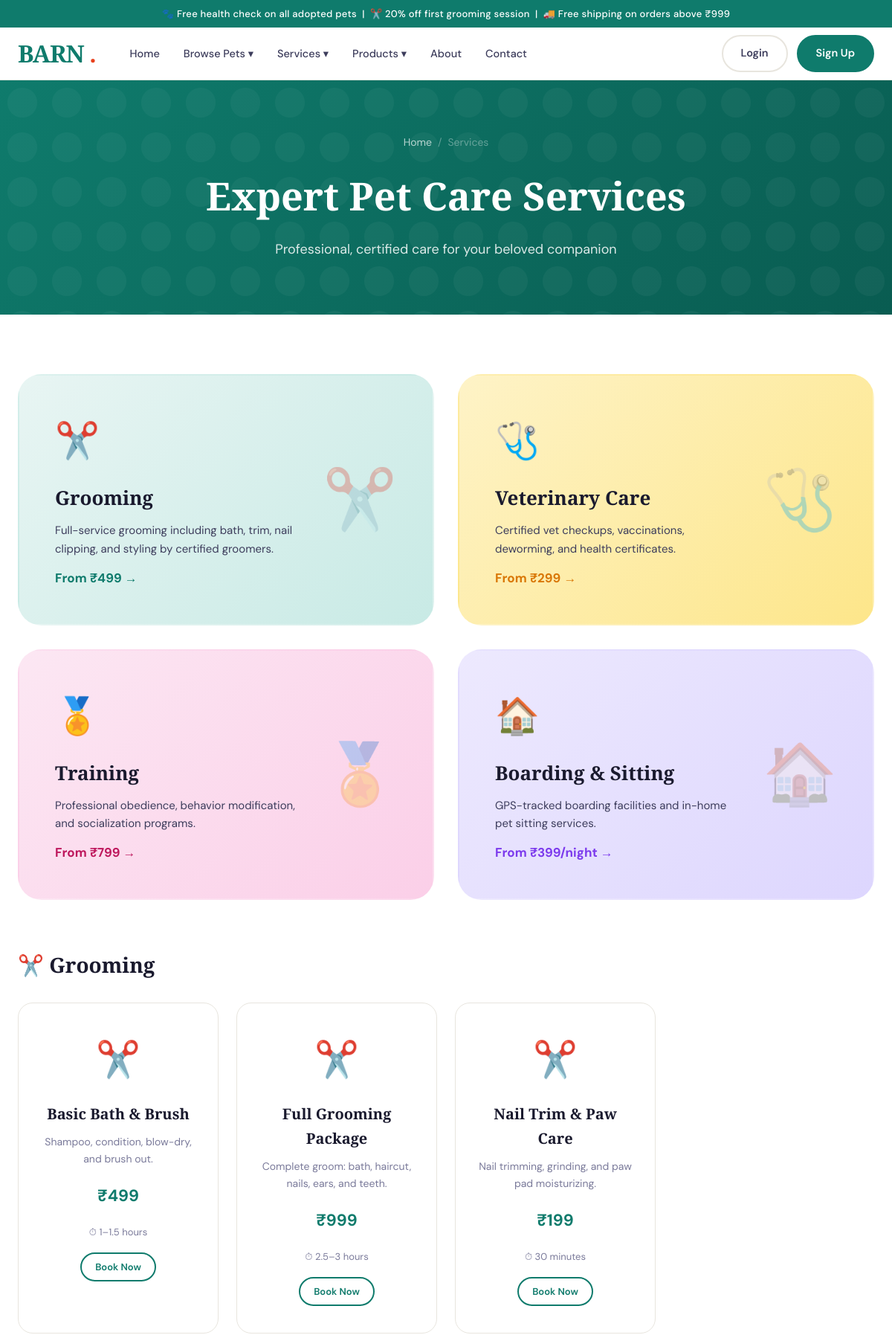
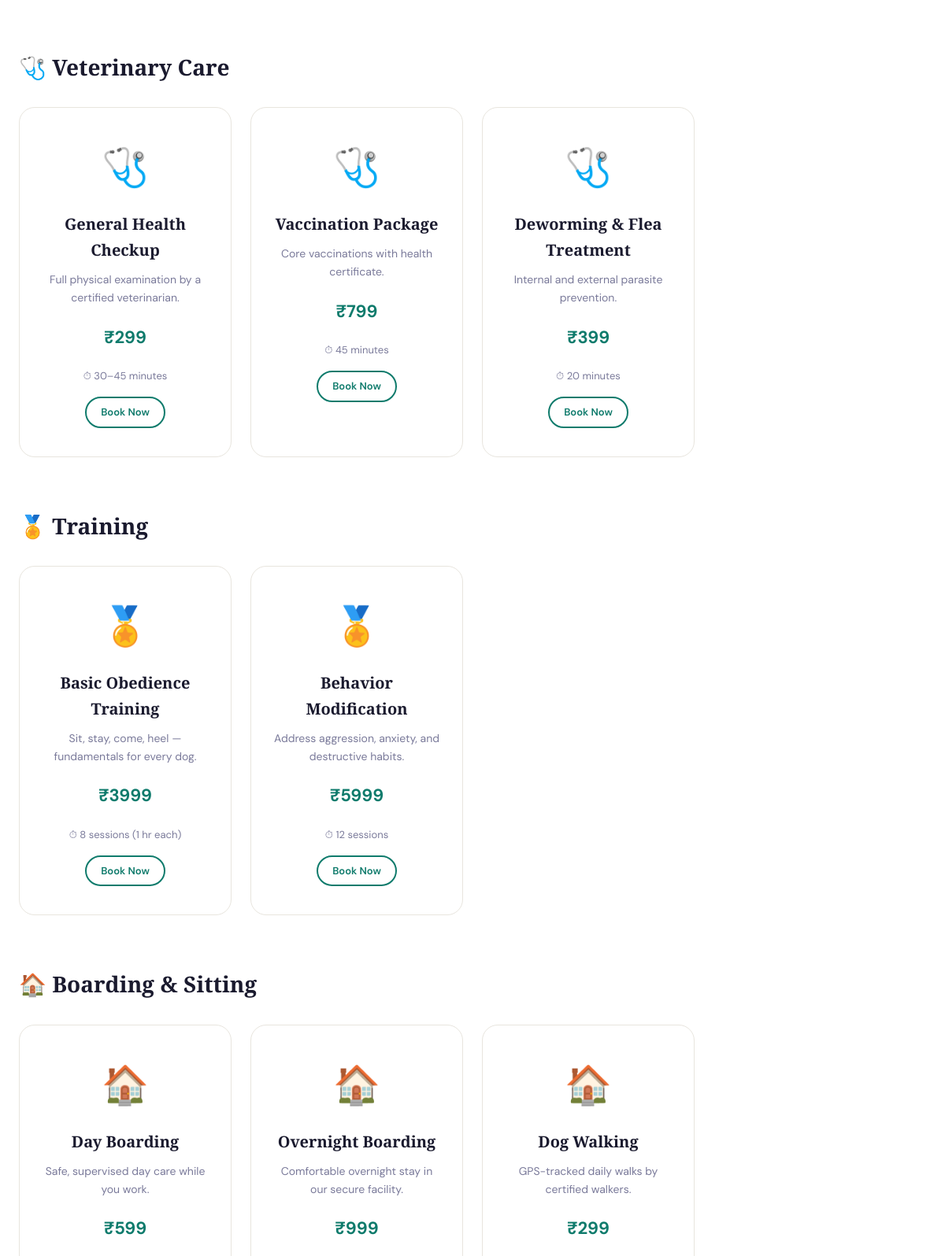
Page /services/ (upper part) on the committed database (2 pictures, top to bottom).
### services/models.py (models this page shows, shortened)
class ServiceCategory(models.Model):
    name = models.CharField(max_length=100)
    slug = models.SlugField(unique=True, blank=True)
    icon = models.CharField(max_length=10, default='🐾')
    description = models.TextField(blank=True)
    class Meta:
        verbose_name_plural = 'Service Categories'

class Service(models.Model):
    category = models.ForeignKey(ServiceCategory, on_delete=models.CASCADE, related_name='services')
    name = models.CharField(max_length=200)
    slug = models.SlugField(unique=True, blank=True)
    short_description = models.CharField(max_length=300)
    description = models.TextField()
    price = models.DecimalField(max_digits=10, decimal_places=2)
    duration = models.CharField(max_length=100, blank=True, help_text="e.g., '2 hours', '1 day'")
    is_available = models.BooleanField(default=True)
    image = models.ImageField(upload_to='services/', blank=True, null=True)
    includes = models.TextField(blank=True, help_text="Comma-separated list of what's included")
    created_at = models.DateTimeField(auto_now_add=True)

### services/views.py (the view)
# urls.py: path('', views.services_home, name='services_home'),
def services_home(request):
    categories = ServiceCategory.objects.prefetch_related('services').all()
    testimonials = Testimonial.objects.filter(is_featured=True)[:6]
    return render(request, 'services/services_home.html', {
        'categories': categories,
        'testimonials': testimonials,
    })

### templates/services/services_home.html (shortened to what this page needs)
{% extends 'base.html' %}
{% block content %}
<div class="page-header">
  <div class="container">
    <div class="breadcrumb"><a href="/">Home</a><span>/</span><span>Services</span></div>
    <h1>Expert Pet Care Services</h1>
    <p>Professional, certified care for your beloved companion</p>
  </div>
</div>
<section class="section" style="background:var(--white);">
  <div class="container">
    <div style="display:grid;grid-template-columns:repeat(2,1fr);gap:32px;margin-bottom:64px;">
      <a href="{% url 'grooming' %}" style="text-decoration:none;">
        <div style="background:linear-gradient(135deg,var(--teal-light),#c8eae5);border-radius:var(--radius-xl);padding:48px;display:grid;grid-template-columns:1fr auto;gap:24px;align-items:center;transition:all 0.3s;border:2px solid transparent;" onmouseover="this.style.borderColor='var(--teal)';this.style.transform='translateY(-4px)'" onmouseout="this.style.borderColor='transparent';this.style.transform='none'">
          <div>
            <div style="font-size:48px;margin-bottom:16px;">✂️</div>
            <h2 style="font-family:var(--font-display);font-size:26px;font-weight:700;color:var(--ink);margin-bottom:10px;">Grooming</h2>
            <p style="color:var(--ink-mid);font-size:15px;">Full-service grooming including bath, trim, nail clipping, and styling by certified groomers.</p>
            <p style="color:var(--teal);font-weight:700;font-size:17px;margin-top:12px;">From ₹499 →</p>
          </div>
          <div style="font-size:80px;opacity:0.3;">✂️</div>
        </div>
      </a>
      <a href="{% url 'veterinary' %}" style="text-decoration:none;">
        <div style="background:linear-gradient(135deg,#fef3c7,#fde68a);border-radius:var(--radius-xl);padding:48px;display:grid;grid-template-columns:1fr auto;gap:24px;align-items:center;transition:all 0.3s;border:2px solid transparent;" onmouseover="this.style.borderColor='#d97706';this.style.transform='translateY(-4px)'" onmouseout="this.style.borderColor='transparent';this.style.transform='none'">
          <div>
            <div style="font-size:48px;margin-bottom:16px;">🩺</div>
            <h2 style="font-family:var(--font-display);font-size:26px;font-weight:700;color:var(--ink);margin-bottom:10px;">Veterinary Care</h2>
            <p style="color:var(--ink-mid);font-size:15px;">Certified vet checkups, vaccinations, deworming, and health certificates.</p>
            <p style="color:#d97706;font-weight:700;font-size:17px;margin-top:12px;">From ₹299 →</p>
          </div>
          <div style="font-size:80px;opacity:0.3;">🩺</div>
        </div>
      </a>
      <a href="{% url 'training' %}" style="text-decoration:none;">
        <div style="background:linear-gradient(135deg,#fce7f3,#fbcfe8);border-radius:var(--radius-xl);padding:48px;display:grid;grid-template-columns:1fr auto;gap:24px;align-items:center;transition:all 0.3s;border:2px solid transparent;" onmouseover="this.style.borderColor='#be185d';this.style.transform='translateY(-4px)'" onmouseout="this.style.borderColor='transparent';this.style.transform='none'">
          <div>
            <div style="font-size:48px;margin-bottom:16px;">🏅</div>
            <h2 style="font-family:var(--font-display);font-size:26px;font-weight:700;color:var(--ink);margin-bottom:10px;">Training</h2>
            <p style="color:var(--ink-mid);font-size:15px;">Professional obedience, behavior modification, and socialization programs.</p>
            <p style="color:#be185d;font-weight:700;font-size:17px;margin-top:12px;">From ₹799 →</p>
          </div>
          <div style="font-size:80px;opacity:0.3;">🏅</div>
        </div>
      </a>
      <a href="{% url 'boarding' %}" style="text-decoration:none;">
        <div style="background:linear-gradient(135deg,#ede9fe,#ddd6fe);border-radius:var(--radius-xl);padding:48px;display:grid;grid-template-columns:1fr auto;gap:24px;align-items:center;transition:all 0.3s;border:2px solid transparent;" onmouseover="this.style.borderColor='#7c3aed';this.style.transform='translateY(-4px)'" onmouseout="this.style.borderColor='transparent';this.style.transform='none'">
          <div>
            <div style="font-size:48px;margin-bottom:16px;">🏠</div>
            <h2 style="font-family:var(--font-display);font-size:26px;font-weight:700;color:var(--ink);margin-bottom:10px;">Boarding & Sitting</h2>
            <p style="color:var(--ink-mid);font-size:15px;">GPS-tracked boarding facilities and in-home pet sitting services.</p>
            <p style="color:#7c3aed;font-weight:700;font-size:17px;margin-top:12px;">From ₹399/night →</p>
          </div>
          <div style="font-size:80px;opacity:0.3;">🏠</div>
        </div>
      </a>
    </div>
    {% if categories %}
      {% for cat in categories %}
      {% if cat.services.all %}
      <div style="margin-bottom:64px;">
        <h2 style="font-family:var(--font-display);font-size:28px;font-weight:700;margin-bottom:28px;">{{ cat.icon }} {{ cat.name }}</h2>
        <div class="services-grid">
          {% for svc in cat.services.all %}
          <div class="service-card">
            <div class="service-icon">{{ cat.icon }}</div>
            <h3>{{ svc.name }}</h3>
            <p>{{ svc.short_description }}</p>
            <div class="service-price">₹{{ svc.price|floatformat:0 }}</div>
            {% if svc.duration %}<p style="font-size:13px;color:var(--ink-light);margin-bottom:16px;">⏱ {{ svc.duration }}</p>{% endif %}
            <a href="{% url 'service_detail' svc.slug %}" class="btn btn-outline-teal btn-sm">Book Now</a>
          </div>
          {% endfor %}
        </div>
      </div>
      {% endif %}
      {% endfor %}
    {% endif %}
  </div>
</section>
{% endblock %}

### static/css/main.css (style rules this page uses)
:root { --teal: #0f7b6c; --teal-dark: #095c51; --teal-light: #e8f5f3; --coral: #e8401c; --coral-light: #fef0ec; --coral-dark: #c0320e; --gold: #d4a853; --cream: #faf8f4; --white: #ffffff; --ink: #1a1a2e; --ink-mid: #3d3d5c; --ink-light: #7a7a9a; --border: #e8e5de; --shadow-sm: 0 2px 8px rgba(15,123,108,0.08); --shadow-md: 0 8px 32px rgba(15,123,108,0.12); --shadow-lg: 0 24px 64px rgba(15,123,108,0.16); --radius: 12px; --radius-lg: 20px; --radius-xl: 32px; --font-display: 'Playfair Display', serif; --font-body: 'DM Sans', sans-serif; --transition: 0.3s cubic-bezier(0.4, 0, 0.2, 1); }
*, *::before, *::after { box-sizing: border-box; margin: 0; padding: 0; }
html { scroll-behavior: smooth; font-size: 16px; }
body { font-family: var(--font-body); background: var(--cream); color: var(--ink); line-height: 1.65; overflow-x: hidden; }
a { color: inherit; text-decoration: none; }
.btn { display: inline-flex; align-items: center; gap: 8px; padding: 11px 24px; border-radius: 100px; font-size: 14.5px; font-weight: 600; font-family: var(--font-body); cursor: pointer; border: 2px solid transparent; transition: all var(--transition); text-align: center; white-space: nowrap; }
.btn-outline-teal { background: transparent; color: var(--teal); border-color: var(--teal); }
.btn-sm { padding: 7px 18px; font-size: 13px; }
.section { padding: 80px 24px; }
.container { max-width: 1280px; margin: 0 auto; }
.services-grid { display: grid; grid-template-columns: repeat(auto-fill, minmax(260px, 1fr)); gap: 24px; }
.service-card { background: var(--white); border-radius: var(--radius-lg); padding: 36px 28px; border: 1px solid var(--border); text-align: center; transition: all var(--transition); position: relative; overflow: hidden; }
.service-card::before { content: ''; position: absolute; top: 0; left: 0; right: 0; height: 4px; background: var(--teal); transform: scaleX(0); transition: transform var(--transition); }
.service-icon { font-size: 48px; margin-bottom: 16px; }
.service-card h3 { font-family: var(--font-display); font-size: 20px; font-weight: 700; margin-bottom: 10px; }
.service-card p { font-size: 14px; color: var(--ink-light); margin-bottom: 20px; }
.service-price { font-size: 22px; font-weight: 700; color: var(--teal); margin-bottom: 20px; }
.page-header { background: linear-gradient(135deg, var(--teal) 0%, var(--teal-dark) 100%); color: white; padding: 72px 24px; text-align: center; position: relative; overflow: hidden; }
.page-header::before { content: ''; position: absolute; inset: 0; }
.page-header .container { position: relative; }
.page-header h1 { font-family: var(--font-display); font-size: clamp(32px, 5vw, 52px); font-weight: 900; margin-bottom: 16px; }
.page-header p { font-size: 18px; opacity: 0.85; max-width: 560px; margin: 0 auto; }
.breadcrumb { display: flex; justify-content: center; gap: 8px; font-size: 14px; opacity: 0.7; margin-bottom: 16px; }
.breadcrumb a { color: white; }
.breadcrumb span { opacity: 0.5; }

### rows in the picture
ServiceCategory: icon "✂️", name "Grooming"
Service: name "Basic Bath & Brush", short_description "Shampoo, condition, blow-dry, and brush out.", price "499", duration "1–1.5 hours"
Service: name "Full Grooming Package", short_description "Complete groom: bath, haircut, nails, ears, and teeth.", price "999", duration "2.5–3 hours"
Service: name "Nail Trim & Paw Care", short_description "Nail trimming, grinding, and paw pad moisturizing.", price "199", duration "30 minutes"
ServiceCategory: icon "🩺", name "Veterinary Care"
Service: name "General Health Checkup", short_description "Full physical examination by a certified veterinarian.", price "299", duration "30–45 minutes"
Service: name "Vaccination Package", short_description "Core vaccinations with health certificate.", price "799", duration "45 minutes"
Service: name "Deworming & Flea Treatment", short_description "Internal and external parasite prevention.", price "399", duration "20 minutes"
ServiceCategory: icon "🏅", name "Training"
Service: name "Basic Obedience Training", short_description "Sit, stay, come, heel — fundamentals for every dog.", price "3999", duration "8 sessions (1 hr each)"
Service: name "Behavior Modification", short_description "Address aggression, anxiety, and destructive habits.", price "5999", duration "12 sessions"
ServiceCategory: icon "🏠", name "Boarding & Sitting"
Service: name "Day Boarding", short_description "Safe, supervised day care while you work.", price "599"
Service: name "Overnight Boarding", short_description "Comfortable overnight stay in our secure facility.", price "999"
Service: name "Dog Walking", short_description "GPS-tracked daily walks by certified walkers.", price "299"
